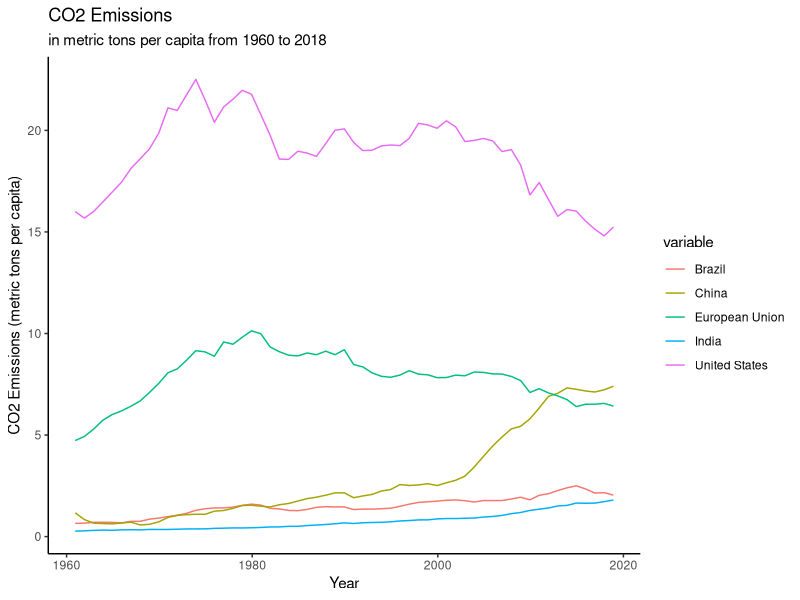
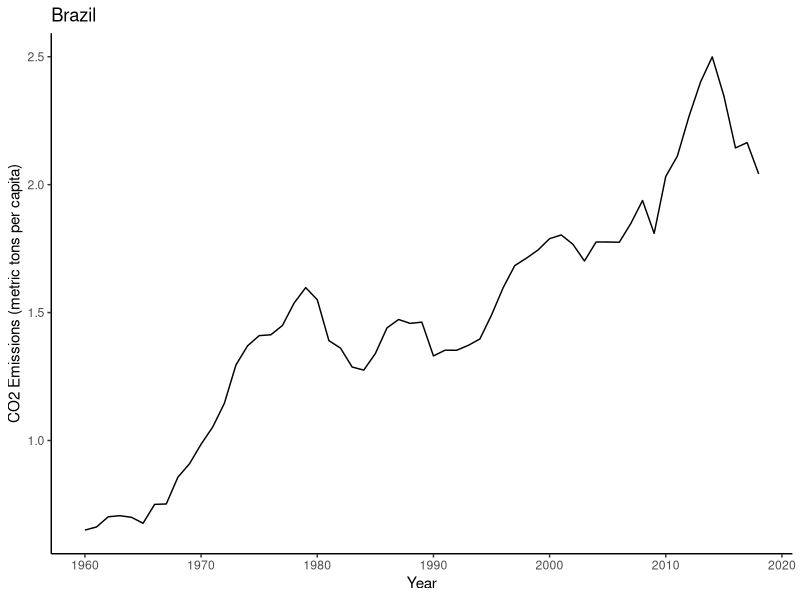
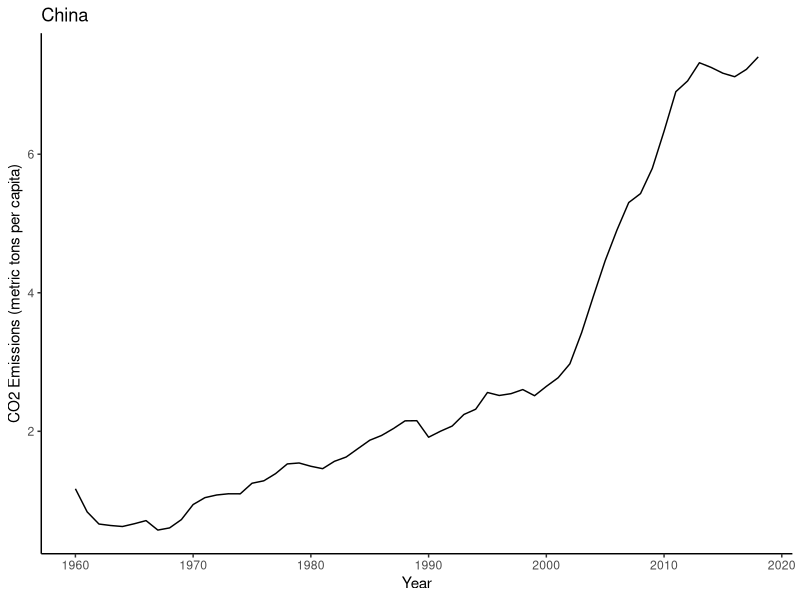
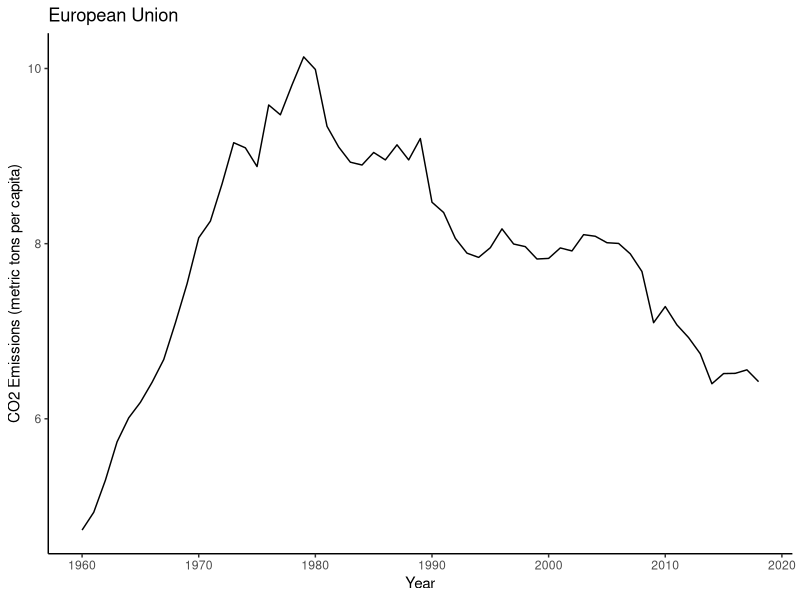
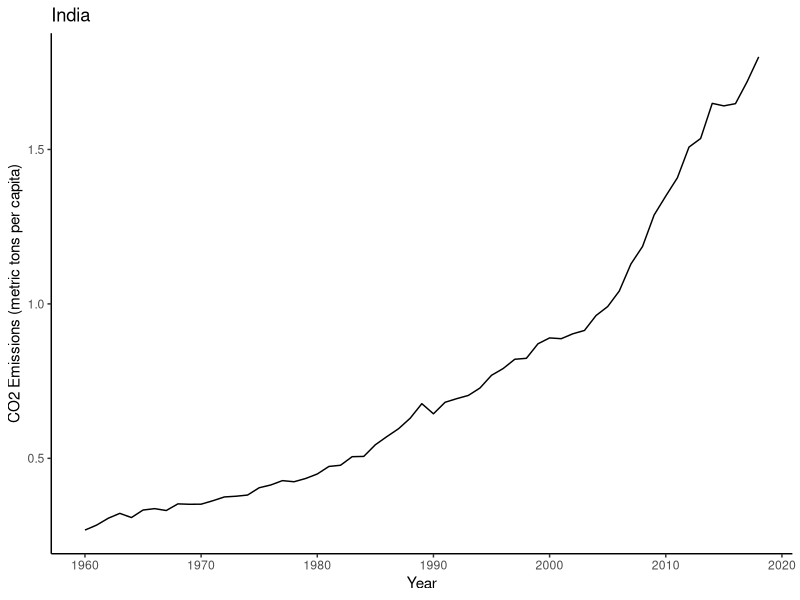
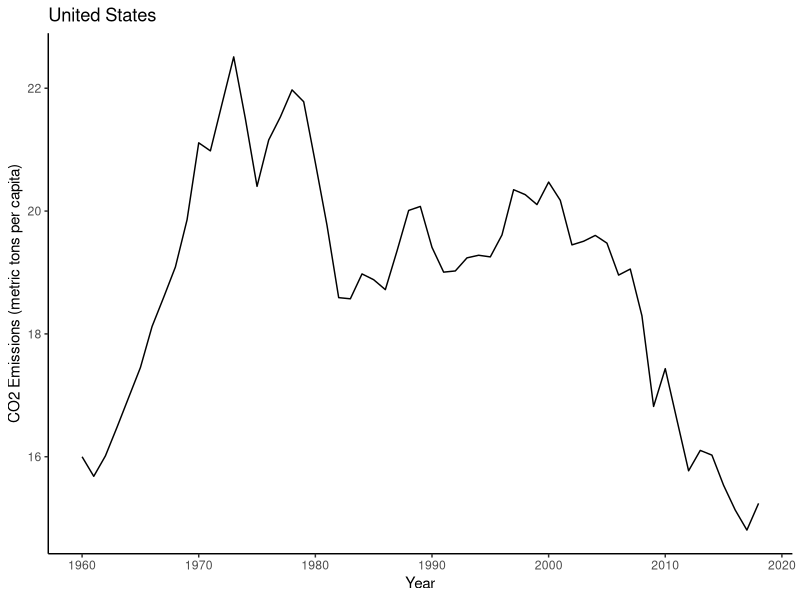
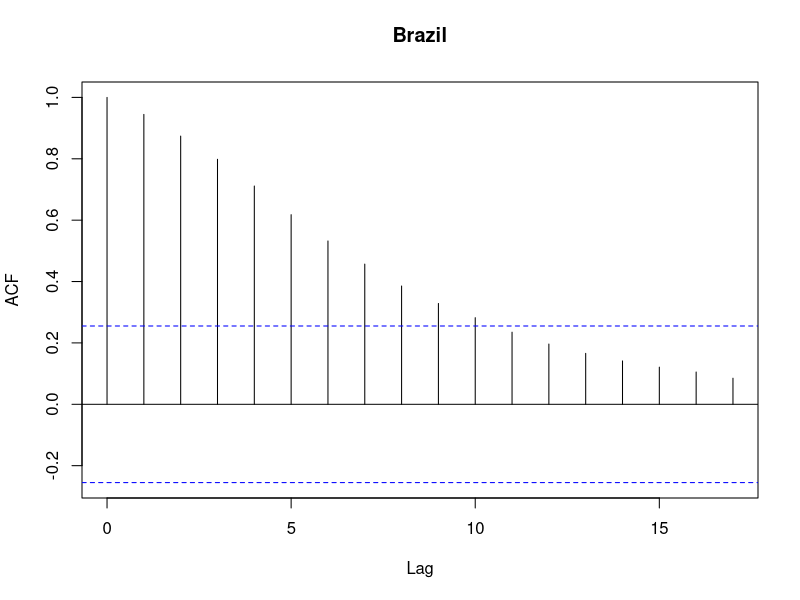
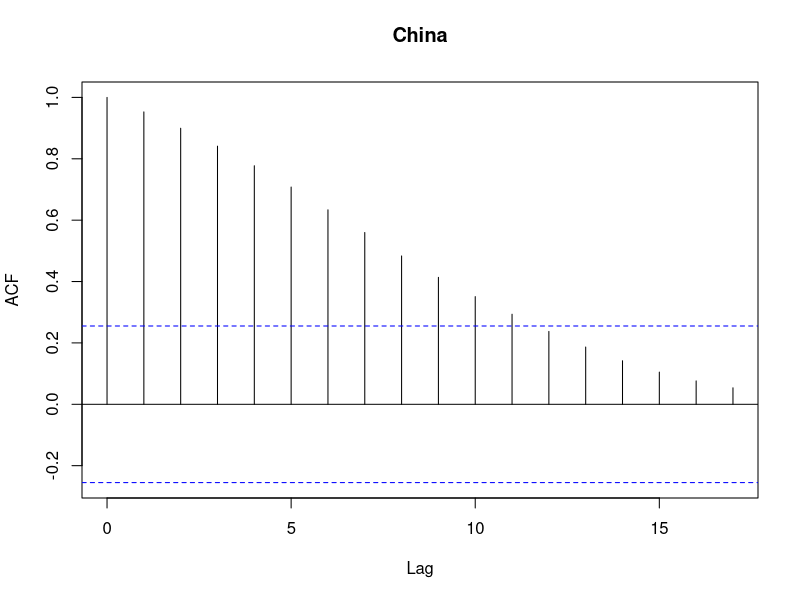

R code for these plots, in order:
## ---- chunk 1
library(tufte)
# invalidate cache when the tufte version changes
knitr::opts_chunk$set(cache.extra = packageVersion('tufte'),echo = FALSE)
options(htmltools.dir.version = FALSE)
## ---- chunk 2
library(tidyverse)
library(forecast)
library(tseries)
library(data.table)
library(reshape2)
library(zoo)
library(scales)
library(knitr)
library(Hmisc)
library(urca)
library(kableExtra)

data <- read.csv("Dataset/API_EN.ATM.CO2E.PC_DS2_en_csv_v2_2708833.csv", skip = 3, header=TRUE)
data <- data[,-c(2:4)]
## ---- chunk 3
#First filter the countries we are interested in
data <- data %>% 
  filter(Country.Name %in% c("European Union", "United States", "China", "India", "Brazil"))
names <- data$Country.Name
#transpose the dataframe to a u(seful format
data1 <- transpose(data)
colnames(data1) <- names
rownames(data1) <- colnames(data)
data1 <- data1[-1,]
#Clean rownames and remove last 3 empty entries
rownames(data1) <- lapply(rownames(data1), function(x) gsub(pattern = "X", replacement = "",x))
data1 <- tibble::rownames_to_column(data1,var = "Year")
data1 <- data1[-c(60:62),]
data1$Year <- as.Date(data1$Year,format = "%Y")

###Reorder code!!!
data1$Brazil <- as.numeric(data1$Brazil)
data1$China <- as.numeric(data1$China)
data1$`European Union` <- as.numeric(data1$`European Union`)
data1$India <- as.numeric(data1$India)
data1$`United States` <- as.numeric(data1$`United States`)
#melt
datap <- melt(data = data1,id="Year")
##Plot
ggplot(datap)+ geom_line(aes(x=Year, y= value, group=variable, colour= variable))+
   theme_classic() +
  xlab(label = "Year")+
  ylab("CO2 Emissions (metric tons per capita)")+
  ggtitle(label = "CO2 Emissions", subtitle = "in metric tons per capita from 1960 to 2018")+
  theme(legend.title = element_text())


  
  


## ---- chunk 4
##Tables with descr stats
summary(data1[,names]) %>% kable(digits = 2, caption = "Summary statistics for all countries") %>% 
  kableExtra::kable_classic()

## ---- chunk 5

## Create time series objects for oll countries
br <- ts(data1$Brazil,start = "1960")
autoplot(as.zoo(br), geom = "line") + scale_x_yearqtr(format = "%Y")+
  theme_classic()+
  xlab("Year")+
  ylab("CO2 Emissions (metric tons per capita)")+
  ggtitle("Brazil")

ch <- ts(data1$China,start = "1960")
autoplot(as.zoo(ch), geom = "line") + scale_x_yearqtr(format = "%Y")+
  theme_classic()+
  xlab("Year")+
  ylab("CO2 Emissions (metric tons per capita)")+
  ggtitle("China")
eur <- ts(data1$`European Union`, start = "1960")
autoplot(as.zoo(eur), geom = "line") + scale_x_yearqtr(format = "%Y")+
  theme_classic()+
  xlab("Year")+
  ylab("CO2 Emissions (metric tons per capita)")+
  ggtitle("European Union")

ind <- ts(data1$India, start="1960")
autoplot(as.zoo(ind), geom = "line") + scale_x_yearqtr(format = "%Y")+
  theme_classic()+
  xlab("Year")+
  ylab("CO2 Emissions (metric tons per capita)")+
  ggtitle("India")

us <- ts(data1$`United States`, start="1960")
autoplot(as.zoo(us), geom = "line") + scale_x_yearqtr(format = "%Y")+
  theme_classic()+
  xlab("Year")+
  ylab("CO2 Emissions (metric tons per capita)")+
  ggtitle("United States")
## ---- chunk 6
# Plot all acfs 
acf(br, main="Brazil")

acf(ch, main="China")

acf(eur,main="European Union")

acf(ind,main="India")

acf(us,main="United States")
## ---- chunk 7
### PACF
pacf(br,main="Brazil")

pacf(ch,main="China")

pacf(eur,main="European Union")

pacf(ind,main="India")

pacf(us,main="United States")

## ---- chunk 8
# Iterate for each country

pmax = round(12*(length(br)/100)^0.25, 0)  # truncation lag according to Schwert (1989)
#Brazil 
br.adf = ur.df(br, type="trend", selectlags="AIC", lags=pmax)
br.adf_tp = punitroot(q=br.adf@teststat[1], N=length(br), trend="c", statistic="t") # approximate p-values by MacKinnon (1996) 
#China
ch.adf = ur.df(ch, type="trend", selectlags="AIC", lags=pmax)
ch.adf_tp = punitroot(q=ch.adf@teststat[1], N=length(ch), trend="c", statistic="t")
#EU
eur.adf = ur.df(eur, type="trend", selectlags="AIC", lags=pmax)
eur.adf_tp = punitroot(q=eur.adf@teststat[1], N=length(eur), trend="c", statistic="t")
#India
ind.adf = ur.df(ind, type="trend", selectlags="AIC", lags=pmax)
ind.adf_tp = punitroot(q=ind.adf@teststat[1], N=length(ind), trend="c", statistic="t")
#US
us.adf = ur.df(us, type="trend", selectlags="AIC", lags=pmax)
us.adf_tp = punitroot(q=us.adf@teststat[1], N=length(us), trend="c", statistic="t")

## ---- chunk 9
br.kpss = kpss.test(br, null="Level", lshort=FALSE)
ch.kpss = kpss.test(ch, null="Level", lshort=FALSE)
eur.kpss = kpss.test(eur, null="Level", lshort=FALSE)
ind.kpss = kpss.test(ind, null="Level", lshort=FALSE)
us.kpss = kpss.test(us, null="Level", lshort=FALSE)

br.kpss.p <- br.kpss$p.value
ch.kpss.p <- ch.kpss$p.value
eur.kpss.p <- eur.kpss$p.value
ind.kpss.p <- ind.kpss$p.value
us.kpss.p <- us.kpss$p.value

kpss <- c(br.kpss.p, ch.kpss.p, eur.kpss.p,ind.kpss.p, us.kpss.p)
# br %>% ur.kpss() %>% summary()
# ch %>% ur.kpss() %>% summary()
# eur %>% ur.kpss() %>% summary()
# ind %>% ur.kpss() %>% summary()
# us %>% ur.kpss() %>% summary()
## ---- chunk 10

unit <- data.frame(row.names = names, c(br.adf_tp, ch.adf_tp,eur.adf_tp,ind.adf_tp, us.adf_tp), kpss)
colnames(unit) <- c(" ADF p-value", "KPSS p-value")
unit %>% 
  kable(caption = "p-values for ADF and KPSS Tests") %>% 
  kableExtra::kable_classic() %>%
  kable_styling(latex_options = "HOLD_position")


## ---- chunk 11

# In order to store the values from the past chunk and speed up the process
# we store the values in a data frame manually
results <- tibble("Country"=names,"Order"=c("(2,1,5)","(1,1,0)","(0,2,1)","(1,1,2)","(0,1,1)"), "AIC"=c("-127.6029","-61.7693","10.93498","-254.3758","98.9266"))

results %>% kable() %>% 
  kableExtra::kable_classic()%>%
  kable_styling(latex_options = "HOLD_position")


## ---- chunk 12
# sanity check, compare auto arima models vs the ones generated by Grid Search

br.autoarima <- auto.arima(y = br, d=2,stepwise = TRUE ,seasonal = FALSE, ic = "aic", test='adf')#this doesn't result in the past value

br.arima <- Arima(br,order = c(2,1,5))

ch.autoarima <- auto.arima(y=ch, max.p = pmax,max.q = pmax,max.d = 1,seasonal = FALSE,ic = "aic")

eur.autoarima <- auto.arima(y=eur, max.p = pmax,max.q = pmax,max.d = 2,seasonal = FALSE,ic = "aic")

ind.autoarima <- auto.arima(y=ind, max.p = pmax,max.q = pmax,d=1,seasonal = FALSE,ic = "aic", test = "kpss")

us.autoarima <- auto.arima(y=us, max.p = pmax,max.q = pmax, max.d = 1,seasonal = FALSE,ic = "aic", test="kpss")

## ---- chunk 13

# DIAGNOSTIC CHECKS BR
p <- br.arima$arma[1]
q <- br.arima$arma[2]

br.e <- br.arima$residuals    # COMPUTE RESIDUALS
plot (br.e, type="l")
Acf(br.e)
LB.br.e <- Box.test(br.e, lag=pmax, type="Ljung-Box", fitdf=(p+q))    # LJUNG-BOX TEST



# DIAGNOSTIC CHECKS CH
p <- ch.autoarima$arma[1]
q <- ch.autoarima$arma[2]

ch.e <- ch.autoarima$residuals    # COMPUTE RESIDUALS
plot (ch.e, type="l")
Acf(ch.e,11)
LB.ch.e <- Box.test(ch.e, lag=pmax, type="Ljung-Box", fitdf=(p+q))    # LJUNG-BOX TEST

# DIAGNOSTIC CHECKS EUR
p <- eur.autoarima$arma[1]
q <- eur.autoarima$arma[2]

eur.e <- eur.autoarima$residuals    # COMPUTE RESIDUALS
plot (eur.e, type="l")
Acf(eur.e,11)
LB.eur.e <- Box.test(eur.e, lag=pmax, type="Ljung-Box", fitdf=(p+q))    # LJUNG-BOX TEST

# DIAGNOSTIC CHECKS IND
p <- ind.autoarima$arma[1]
q <- ind.autoarima$arma[2]

ind.e <- ind.autoarima$residuals    # COMPUTE RESIDUALS
plot (ind.e, type="l")
Acf(ind.e,11)
LB.ind.e <- Box.test(ind.e, lag=pmax, type="Ljung-Box", fitdf=(p+q))    # LJUNG-BOX TEST

# DIAGNOSTIC CHECKS 
p <- br.arima$arma[1]
q <- br.arima$arma[2]

br.e <- br.arima$residuals    # COMPUTE RESIDUALS
plot (br.e, type="l")
Acf(br.e,11)
LB.br.e <- Box.test(br.e, lag=, type="Ljung-Box", fitdf=(p+q))    # LJUNG-BOX TEST

## ---- chunk 14
h <- 12      # FORECAST HORIZON 
#BR

f <- forecast(br.arima, h=h, level=0.9)
plot(f, main="Forecast for Brazil")
# CH
f <- forecast(ch.autoarima, h=h, level=0.9)
plot(f, main="Forecast for China")

# EUR
f <- forecast(eur.autoarima, h=h, level=0.9)
plot(f, main="Forecast for EU")

# IND
f <- forecast(ind.autoarima, h=h, level=0.9)
plot(f, main="Forecast for India")

# US
f <- forecast(us.autoarima, h=h, level=0.9)
plot(f, main="Forecast for US")
## ---- chunk 15

## Create time series objects for oll countries
br <- ts(data1$Brazil,start = "1960")
autoplot(as.zoo(diff(br)), geom = "line") + scale_x_yearqtr(format = "%Y")+
  theme_classic()+
  xlab("Year")+
  ylab("CO2 Emissions (metric tons per capita)")+
  ggtitle("Brazil")

ch <- ts(data1$China,start = "1960")
autoplot(as.zoo(diff(ch)), geom = "line") + scale_x_yearqtr(format = "%Y")+
  theme_classic()+
  xlab("Year")+
  ylab("CO2 Emissions (metric tons per capita)")+
  ggtitle("China")
eur <- ts(data1$`European Union`, start = "1960")
autoplot(as.zoo(diff(eur)), geom = "line") + scale_x_yearqtr(format = "%Y")+
  theme_classic()+
  xlab("Year")+
  ylab("CO2 Emissions (metric tons per capita)")+
  ggtitle("European Union")

ind <- ts(data1$India, start="1960")
autoplot(as.zoo(diff(ind)), geom = "line") + scale_x_yearqtr(format = "%Y")+
  theme_classic()+
  xlab("Year")+
  ylab("CO2 Emissions (metric tons per capita)")+
  ggtitle("India")

us <- ts(data1$`United States`, start="1960")
autoplot(as.zoo(diff(us)), geom = "line") + scale_x_yearqtr(format = "%Y")+
  theme_classic()+
  xlab("Year")+
  ylab("CO2 Emissions (metric tons per capita)")+
  ggtitle("United States")
## ---- chunk 16
acf(diff(br))
acf(diff(ch))
acf(diff(eur))
acf(diff(ind))
acf(diff(us))
